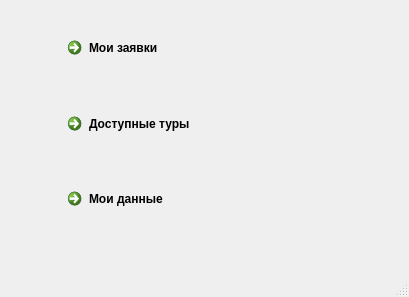
<?xml version="1.0" encoding="UTF-8"?>
<ui version="4.0">
 <class>MainWindow</class>
 <widget class="QMainWindow" name="MainWindow">
  <property name="geometry">
   <rect>
    <x>0</x>
    <y>0</y>
    <width>409</width>
    <height>297</height>
   </rect>
  </property>
  <property name="windowTitle">
   <string>MainWindow</string>
  </property>
  <widget class="QWidget" name="centralwidget">
   <widget class="QWidget" name="layoutWidget">
    <property name="geometry">
     <rect>
      <x>60</x>
      <y>30</y>
      <width>271</width>
      <height>221</height>
     </rect>
    </property>
    <layout class="QVBoxLayout" name="verticalLayout">
     <item>
      <widget class="QCommandLinkButton" name="commandLinkButton">
       <property name="text">
        <string>Мои заявки</string>
       </property>
      </widget>
     </item>
     <item>
      <widget class="QCommandLinkButton" name="commandLinkButton_2">
       <property name="text">
        <string>Доступные туры</string>
       </property>
      </widget>
     </item>
     <item>
      <widget class="QCommandLinkButton" name="commandLinkButton_3">
       <property name="text">
        <string>Мои данные</string>
       </property>
      </widget>
     </item>
    </layout>
   </widget>
  </widget>
  <widget class="QStatusBar" name="statusbar"/>
  <widget class="QMenuBar" name="menubar">
   <property name="geometry">
    <rect>
     <x>0</x>
     <y>0</y>
     <width>409</width>
     <height>26</height>
    </rect>
   </property>
  </widget>
 </widget>
 <resources/>
 <connections/>
</ui>
